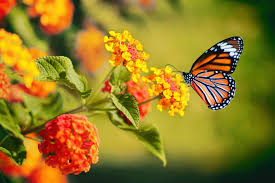
#> input picture DeepLearning/images.jpg, 275 x 183 px
$ python 13OpencvEdge.py
#> lines starting #> are read from the running program, lines starting #| are printed output that depends on the picture; after the words box and inside, x2 and y2 are one past the last pixel; in counts of white or black regions, pixels touching at a corner belong together
# Detect edges in an image

import cv2

def main():
    # Read image
    img = cv2.imread("images.jpg", 0)    # grayscale
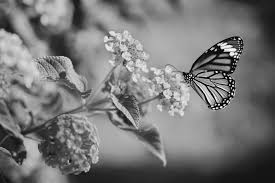
#> img: shape (183, 275); min 0, max 255, mean 119.1

    # Canny Edge Detection
    edges = cv2.Canny(img, 100, 200)
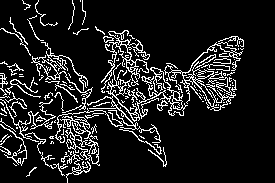
#> edges: shape (183, 275); 12.1% white in thin lines or dots, all inside (x1, y1, x2, y2) = (0, 0, 244, 183)

    cv2.imshow("Original", img)
    cv2.imshow("Edges", edges)
    cv2.waitKey(0)
    cv2.destroyAllWindows()

if __name__ == "__main__":
    main()
